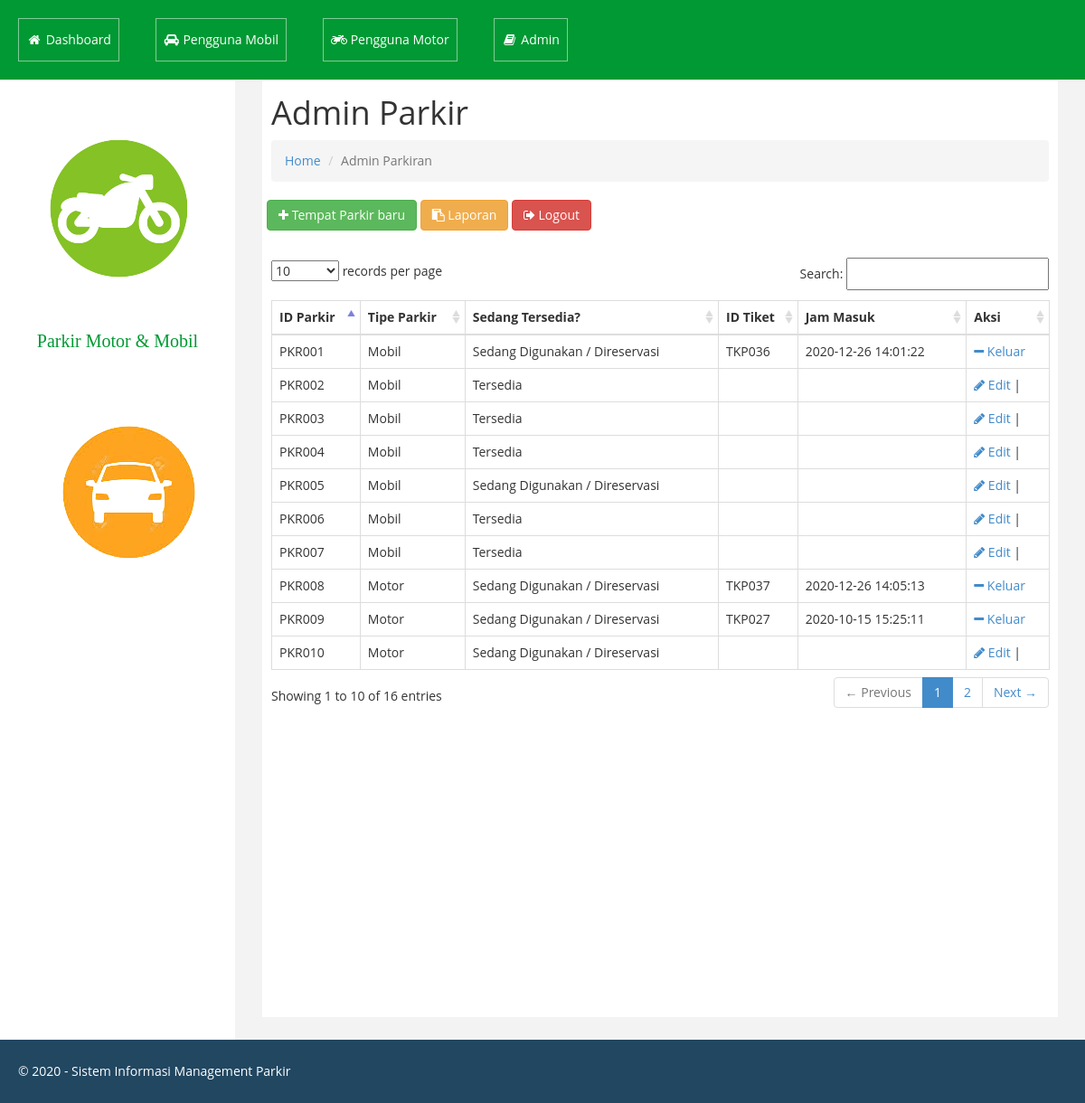
The page /index.php?page=admin (signed in) on the database its author committed.
### tables this page shows
CREATE TABLE `tempat_parkir` (
  `id_parkir` varchar(10) NOT NULL,
  `tipe_parkir` varchar(12) NOT NULL,
  `blokir` varchar(2) NOT NULL
);

CREATE TABLE `tiket_parkir` (
  `id_tiket` varchar(10) NOT NULL,
  `id_parkir` varchar(10) NOT NULL,
  `jam_masuk` datetime NOT NULL,
  `jam_keluar` datetime NOT NULL,
  `jenis_kendaraan` varchar(30) NOT NULL,
  `tarif` varchar(20) DEFAULT NULL
);

### admin.php (the view, shortened to what this page needs)
<?php
if(!isset($_SESSION[login])){
	echo '<meta http-equiv="refresh" content="3;url=login.php" />';
	echo 'Anda belum login, anda akan diarahkan dalam 3 detik...';
}
else {
?>
<link rel="stylesheet" href="https://use.fontawesome.com/releases/v5.6.3/css/all.css">
<link rel="stylesheet" href="https://maxcdn.bootstrapcdn.com/font-awesome/4.5.0/css/font-awesome.min.css" />
	<div class="header">
		<h1 class="page-title">Admin Parkir</h1>
			<ul class="breadcrumb">
			<li><a href="?page=home">Home</a></li>
			<li class="active">Admin Parkiran</li>
		</ul>
	</div>
	<div class="btn-toolbar list-toolbar">
		<a href="?page=tambahparkiran"><button class="btn btn-success"><i class="fa fa-plus"></i> Tempat Parkir baru</button></a>
		<a href="periode.php"><button class="btn btn-warning"><i class="fa fa-clipboard"></i> Laporan </button></a>
		<a href="logout.php"><button class="btn btn-danger"><i class="fa fa-sign-out"></i> Logout</button></a>
	</div> <br/>
	<table id="example1" class="table table-bordered table-hover">
  <thead>
    <tr>
		<th>ID Parkir</th>
		<th>Tipe Parkir</th>
        <th>Sedang Tersedia?</th>
		<th>ID Tiket</th>
		<th>Jam Masuk</th>
		<th>Aksi</th>
	</tr>
  </thead>
  <tbody>
	<?php
		$query=mysqli_query($con,"SELECT * FROM tempat_parkir order by id_parkir desc");
		while($p=mysqli_fetch_row($query)):
			$query2=mysqli_query($con,"SELECT * FROM tiket_parkir where id_parkir='$p[0]'");
			$p2=mysqli_fetch_row($query2);
				echo"<tr>
				<td>$p[0]</td>";
				echo
				"<td>$p[1]</td>";
				if ($p[2] == 'Y'){
					echo "<td> Sedang Digunakan / Direservasi </td>";
				}
				else {
					echo "<td> Tersedia </td>";
				}
				echo "<td>$p2[0]</td>
				<td>$p2[2]</td>";
				if ($p2 > 0) {
					echo "<td><a href='?page=keluarparkir&id=$p2[0]'><i class='fa fa-minus'></i> Keluar</a></td>";
				}
				else {
					echo "<td><a href='?page=editparkiran&id=$p[0]'><i class='fa fa-pencil'></i> Edit</a> | <a></td>";
				}
			echo "</tr>";
		endwhile;
	?>
  </tbody>
</table>
<?php } ?>

### index.php (shortened to what this page needs)
<?php
  include"config/koneksi.php";
?>
<!DOCTYPE HTML>
<html xmlns="http://www.w3.org/1999/xhtml">
<head>
    <link href="assets/css/bootstrap.css" rel="stylesheet" />
    <link href="assets/css/font-awesome.css" rel="stylesheet" />
    <link href="assets/css/custom.css" rel="stylesheet" />
    <link rel="stylesheet" href="https://use.fontawesome.com/releases/v5.6.3/css/all.css">
    <link href="plugins/datatables/dataTables.bootstrap.css" rel="stylesheet" type="text/css" />
</head>
<body>
    <div id="wrapper">
       <div class="navbar navbar-inverse navbar-fixed-top" style="background-color:#009933">
          <div class="adjust-nav">
              <div class="hovBtn">
                <a href="?page=home"><span class="fa fa-fw fa-home"></span> Dashboard</a>
              </div>
              <div class="hovBtn">
                <a href="?page=pengguna-mobil"><span class="fa fa-fw fa-car"></span> Pengguna Mobil</a>
              </div>
              <div class="hovBtn">
                <a href="?page=pengguna-motor"><span class="fa fa-fw fa-motorcycle"></span> Pengguna Motor</a>
              </div>
              <div class="hovBtn">
                <a href="?page=admin"><span class="fa fa-fw fa-book"></span> Admin</a>
              </div>
            <div class="navbar-header">
                <a class="navbar-brand" href="#"></a>
            </div>
          </div>
      </div>
      <nav class="navbar-default navbar-side" role="navigation">
          <div class="sidebar-collapse">
              <ul class="nav" id="main-menu">
                <a href="?page=pengguna-motor"><img src="assets/img/motor.png" style="margin: 55px"></a>
                <center><p style="color: #009933; font-size: 20px; font-family: times new roman ">Parkir Motor & Mobil</p></center>
                <a href="?page=pengguna-mobil"><img src="assets/img/mobil.png" style="margin: 30px"></a>
              </ul>
          </div>
      </nav>
      <div id="page-wrapper">
          <div id="page-inner">
				<?php
					  if ($_GET[page]== "" || $_GET[page]== "home") {
						  include "default.php";
					  }
					  elseif ($_GET[page]== "pengguna-mobil"){
						  include "pengguna-mobil.php";
					  }
            elseif ($_GET[page]== "pengguna-motor"){
              include "pengguna-motor.php";
            }
					  elseif ($_GET[page]== "tabtiket"){
						  include "newtab.php";
					  }
					  elseif ($_GET[page]== "admin"){
						  include "admin.php";
					  }
					  elseif ($_GET[page]== "tambahparkiran"){
						  include "tambahparkiran.php";
					  }
					  elseif ($_GET[page]== "keluarparkir"){
						  include "keluarparkir.php";
					  }
					  elseif ($_GET[page]== "editparkiran"){
						  include "editparkiran.php";
					  }
					  elseif ($_GET[page]== "bantuan"){
						  include "bantuan.php";
					  }
            elseif ($_GET[page]== "transaksi"){
              include "lprn.php";
            }
					?>
		    </div>
    </div>
    <div class="footer">
        <div class="row">
            <div class="col-lg-12" >
                &copy; 2020 -<a href="" style="color:white;">  Sistem Informasi Management Parkir </a>
				    </div>
        </div>
    </div>
</body>
</html>

### assets/css/custom.css (style rules this page uses)
body { font-family: 'Open Sans', sans-serif; line-height:30px; }
#wrapper { width: 100%; margin-top:50px; }
#page-wrapper { padding: 15px 15px; min-height: 600px; background:#F3F3F3; }
#page-inner { width:100%; margin:10px 20px 10px 0px; background-color:#fff!important; padding:10px; min-height:1050px; background:#eff3f6; }
.sidebar-collapse .nav { padding:0; padding-top:50px; }
.navbar-side { border:none; background-color: #fff; }
.navbar-inverse { background-color: #3b5998; border-color: #F0F0F0; min-height: 80px; }
.footer { background-color:#214761; width:100%; color:#fff; padding:20px 50px 20px 50px; padding-left:20px; }
@media (min-width:768px) { #page-wrapper { margin: 0 0 0 260px; padding: 15px 30px; min-height: 1050px; } }
@media (min-width:768px) { .navbar-side { z-index: 1; position: absolute; width: 260px; } }

### index.php (style rules this page uses)
.hovBtn { color: rgba(255,255,255,1); -webkit-transition: all 0.5s; -moz-transition: all 0.5s; -o-transition: all 0.5s; transition: all 0.5s; float: left; border: 1px solid rgba(255,255,255,0.5); text-decoration: none; margin: 20px }
.hovBtn a { color: rgba(51,51,51,1); text-decoration: none; display: block; padding: 8px; color: #fff; }

### rows shown on the page
tempat_parkir: id_parkir "PKR010", tipe_parkir "Motor", blokir "Sedang Digunakan / Direservasi"
tempat_parkir: id_parkir "PKR009", tipe_parkir "Motor", blokir "Sedang Digunakan / Direservasi", tiket_parkir.id_tiket "TKP027", tiket_parkir.jam_masuk "2020-10-15 15:25:11"
tempat_parkir: id_parkir "PKR008", tipe_parkir "Motor", blokir "Sedang Digunakan / Direservasi", tiket_parkir.id_tiket "TKP037", tiket_parkir.jam_masuk "2020-12-26 14:05:13"
tempat_parkir: id_parkir "PKR007", tipe_parkir "Mobil", blokir "Tersedia"
tempat_parkir: id_parkir "PKR006", tipe_parkir "Mobil", blokir "Tersedia"
tempat_parkir: id_parkir "PKR005", tipe_parkir "Mobil", blokir "Sedang Digunakan / Direservasi"
tempat_parkir: id_parkir "PKR004", tipe_parkir "Mobil", blokir "Tersedia"
tempat_parkir: id_parkir "PKR003", tipe_parkir "Mobil", blokir "Tersedia"
tempat_parkir: id_parkir "PKR002", tipe_parkir "Mobil", blokir "Tersedia"
tempat_parkir: id_parkir "PKR001", tipe_parkir "Mobil", blokir "Sedang Digunakan / Direservasi", tiket_parkir.id_tiket "TKP036", tiket_parkir.jam_masuk "2020-12-26 14:01:22"
